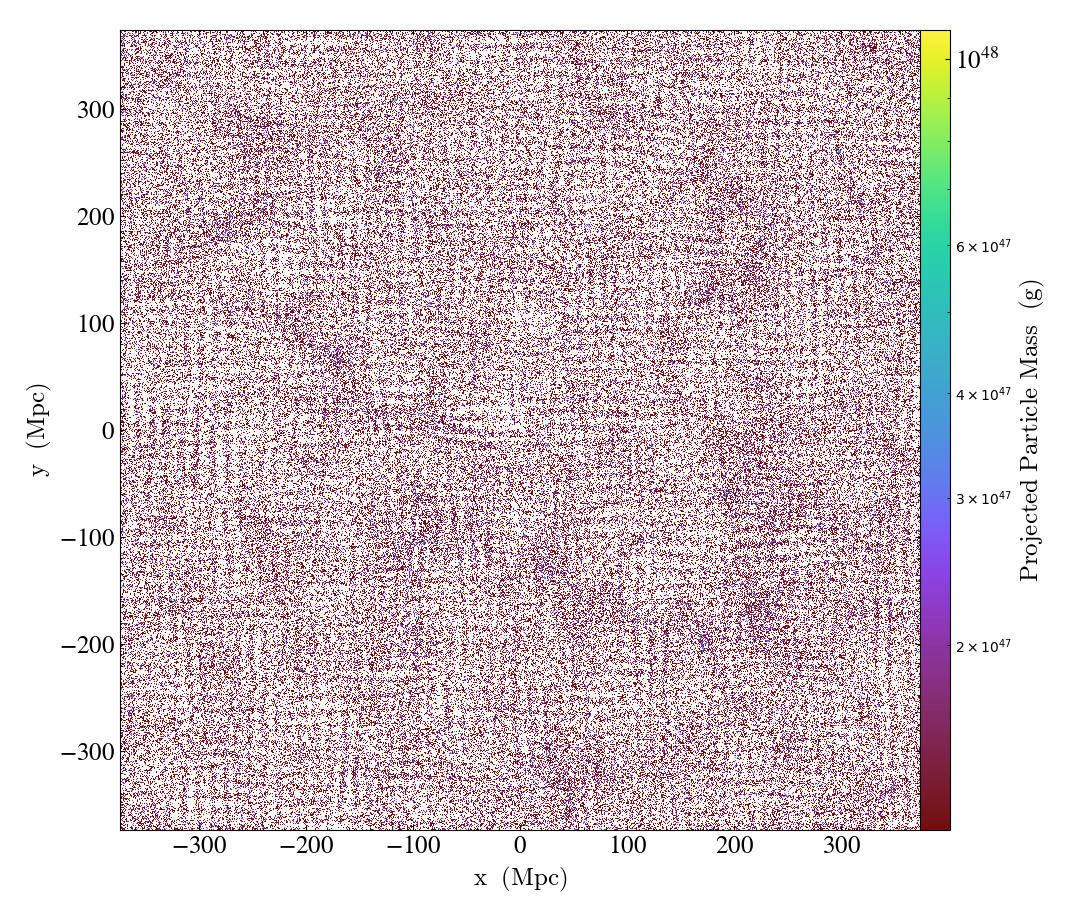

Here is the Python script that generated this plot:
import matplotlib.pyplot as plt
import yt
import numpy as np
from scipy import interpolate
import density_field_library as DFL
import Pk_library as PKL
import MAS_library as MASL
import mass_function_library as MFL
from yt.extensions.astro_analysis.halo_analysis import HaloCatalog
from HaloStats import halo_MF
from colossus.cosmology import cosmology
from colossus.lss import mass_function
import os, sys, getopt
import json, datetime 
from Errorateur import LogError

ds = yt.load("../test/output_00002/info_00002.txt")
print(ds.all_data())
plot = yt.ParticlePlot(ds, 'particle_position_x', 'particle_position_y','particle_mass')
plot.save("test.pdf")
os.system("evince test.pdf")
